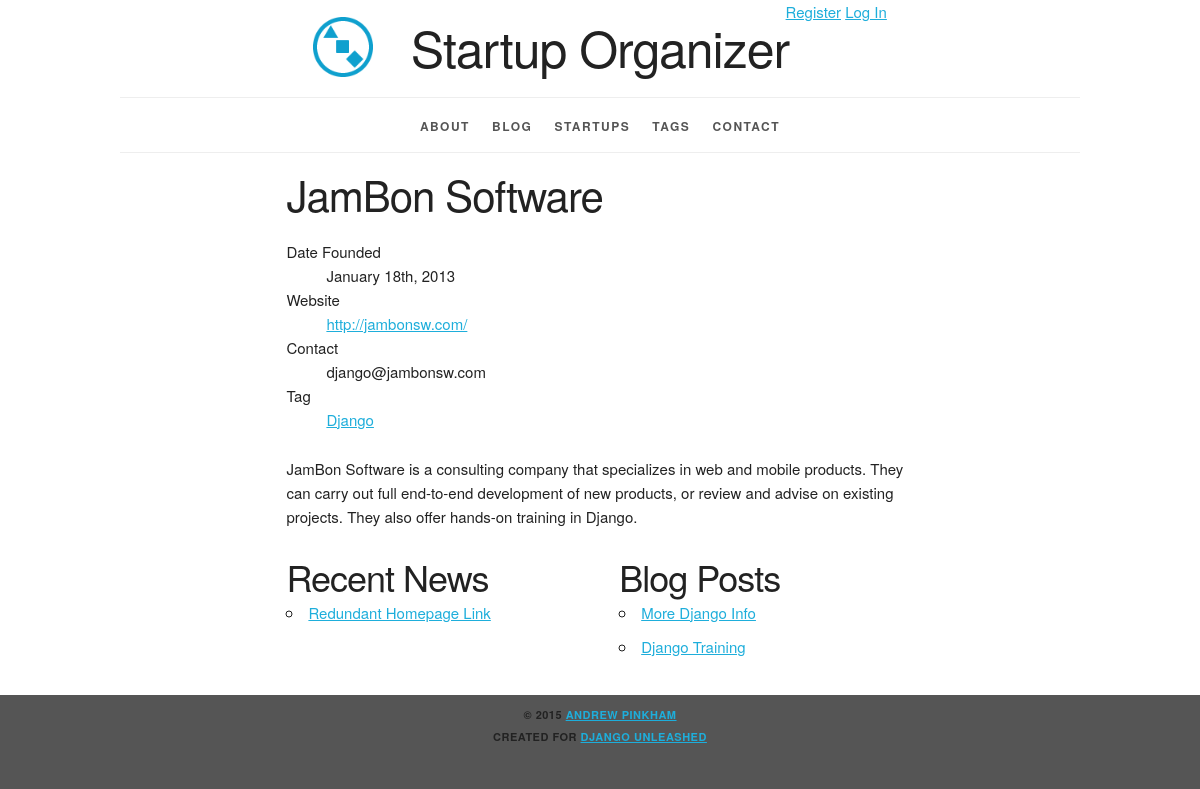
The app's page /startup/jambon-software/ with its own data.
### organizer/models.py (models this page shows, shortened)
class Startup(models.Model):
    name = models.CharField(
        max_length=31, db_index=True)
    slug = models.SlugField(
        max_length=31,
        unique=True,
        help_text='A label for URL config.')
    description = models.TextField()
    founded_date = models.DateField(
        'date founded')
    contact = models.EmailField()
    website = models.URLField(max_length=255)
    tags = models.ManyToManyField(Tag, blank=True)
    objects = StartupManager()
    class Meta:
        ordering = ['name']
        get_latest_by = 'founded_date'
    def published_posts(self):
        return self.blog_posts.filter(
            pub_date__lt=date.today())

class Tag(models.Model):
    name = models.CharField(
        max_length=31, unique=True)
    slug = models.SlugField(
        max_length=31,
        unique=True,
        help_text='A label for URL config.')
    objects = TagManager()
    class Meta:
        ordering = ['name']
    def get_absolute_url(self):
        return reverse('organizer_tag_detail',
                       kwargs={'slug': self.slug})

class NewsLink(models.Model):
    title = models.CharField(max_length=63)
    slug = models.SlugField(max_length=63)
    pub_date = models.DateField('date published')
    link = models.URLField(max_length=255)
    startup = models.ForeignKey(Startup)
    objects = NewsLinkManager()
    class Meta:
        verbose_name = 'news article'
        ordering = ['-pub_date']
        get_latest_by = 'pub_date'
        unique_together = ('slug', 'startup')
    def natural_key(self):
        return (
            self.startup.natural_key(),
            self.slug)
    natural_key.dependencies = [
        'organizer.startup']

### blog/models.py (models this page shows, shortened)
class Post(models.Model):
    title = models.CharField(max_length=63)
    slug = models.SlugField(
        max_length=63,
        help_text='A label for URL config',
        unique_for_month='pub_date')
    author = models.ForeignKey(
        settings.AUTH_USER_MODEL,
        related_name='blog_posts')
    text = models.TextField()
    pub_date = models.DateField(
        'date published',
        auto_now_add=True)
    tags = models.ManyToManyField(
        Tag,
        blank=True,
        related_name='blog_posts')
    startups = models.ManyToManyField(
        Startup,
        blank=True,
        related_name='blog_posts')
    objects = PostManager()
    class Meta:
        verbose_name = 'blog post'
        ordering = ['-pub_date', 'title']
        get_latest_by = 'pub_date'
        permissions = (
            ("view_future_post",
             "Can view unpublished Post"),
        )
    def get_absolute_url(self):
        return reverse(
            'blog_post_detail',
            kwargs={'year': self.pub_date.year,
                    'month': self.pub_date.month,
                    'slug': self.slug})
    def natural_key(self):
        return (
            self.pub_date,
            self.slug)
    natural_key.dependencies = [
        'organizer.startup',
        'organizer.tag',
        'user.user',
    ]

### organizer/views.py (the view)
class StartupDetail(DetailView):
    model = Startup

### organizer/templates/organizer/startup_detail.html (shortened to what this page needs)
{% extends parent_template|default:"organizer/base_organizer.html" %}
{% block content %}
<article>
  <div class="row">
  <div class="offset-by-two eight columns">
  <h2>{{ startup.name }}</h2>
  <dl>
    <dt>Date Founded</dt>
      <dd>{{ startup.founded_date|date:"F jS, Y" }}</dd>
    <dt>Website</dt>
      <dd>{{ startup.website|urlize }}</dd>
    <dt>Contact</dt>
      <dd>{{ startup.contact }}</dd>
      <dt>Tag{{ startup.tags.count|pluralize }}</dt>
        {% for tag in startup.tags.all %}
          <dd><a href="{{ tag.get_absolute_url }}">
            {{ tag.name|title }}
          </a></dd>
        {% endfor %}
  </dl>
  {{ startup.description|linebreaks }}
  </div></div>
  {% if startup.newslink_set.all or perms.blog.view_future_post and startup.blog_posts.all or startup.published_posts|length > 0 or perms.organizer.add_newslink %}
    <div class="row">
      {% if startup.newslink_set.all %}
        {% if perms.blog.view_future_post and startup.blog_posts.all or startup.published_posts|length > 0 %}
          <section class="meta offset-by-two one-third column">
        {% else %}
          <section class="meta offset-by-two two-thirds column">
        {% endif %}
            <h3>Recent News</h3>
            <ul>
              {% for newslink in startup.newslink_set.all %}
                <li>
                  <a href="{{ newslink.link }}">
                    {{ newslink.title|title }}</a>
                </li>
              {% endfor %}
            </ul>
          </section>
      {% endif %}
      {% if perms.blog.view_future_post and startup.blog_posts.all or startup.published_posts|length > 0 %}
        {% if startup.newslink_set.all or perms.organizer.add_newslink %}
          <section class="meta one-third column">
        {% else %}
          <section class="meta offset-by-two two-thirds column">
        {% endif %}
        {% if perms.blog.view_future_post and startup.blog_posts.all %}
            <h3>Blog Post{{ startup.blog_posts.all|pluralize }}</h3>
            <ul>
              {% for post in startup.blog_posts.all %}
                <li>
                  <a href="{{ post.get_absolute_url }}">
                    {{ post.title|title }}</a>
                </li>
              {% endfor %}
            </ul>
        {% elif startup.published_posts|length > 0 %}
            <h3>Blog Post{{ startup.published_posts|pluralize }}</h3>
            <ul>
              {% for post in startup.published_posts %}
                <li>
                  <a href="{{ post.get_absolute_url }}">
                    {{ post.title|title }}</a>
                </li>
              {% endfor %}
            </ul>
        {% endif %}
          </section>
      {% endif %}
    </div>
  {% endif %}
</article>
{% endblock %}

### static/site/skeleton.css (style rules this page uses)
.column, .columns { width: 100%; float: left; box-sizing: border-box; }
@media (min-width: 550px) { .column, .columns { margin-left: 4%; } }
@media (min-width: 550px) { .column:first-child, .columns:first-child { margin-left: 0; } }
@media (min-width: 550px) { .eight.columns { width: 65.3333333333%; } }
@media (min-width: 550px) { .one-third.column { width: 30.6666666667%; } }
@media (min-width: 550px) { .offset-by-two.column, .offset-by-two.columns { margin-left: 17.3333333333%; } }
html { font-size: 62.5%; }
body { font-size: 1.5em; line-height: 1.6; font-weight: 400; font-family: "Raleway", "HelveticaNeue", "Helvetica Neue", Helvetica, Arial, sans-serif; color: #222; }
h1, h2, h3, h4, h5, h6 { margin-top: 0; margin-bottom: 2rem; font-weight: 300; }
h2 { font-size: 3.6rem; line-height: 1.25; letter-spacing: -.1rem; }
h3 { font-size: 3.0rem; line-height: 1.3; letter-spacing: -.1rem; }
@media (min-width: 550px) { h2 { font-size: 4.2rem; } }
@media (min-width: 550px) { h3 { font-size: 3.6rem; } }
p { margin-top: 0; }
a { color: #1EAEDB; }
ul { list-style: circle inside; }
ol, ul { padding-left: 0; margin-top: 0; }
li { margin-bottom: 1rem; }
pre, blockquote, dl, figure, table, p, ul, ol, form { margin-bottom: 2.5rem; }
.container:after, .row:after, .u-cf { content: ""; display: table; clear: both; }

### static/site/style.css (style rules this page uses)
html { height: 100%; background-color: #555; }
body { background-color: white; }
article h3 { margin: 0; padding: 0; }

### records on screen
Startup: name "JamBon Software", founded_date "January 18th, 2013", website "http://jambonsw.com/", contact "django@jambonsw.com", description "JamBon Software is a consulting company that specializes in web and mobile products. They can carry out full end-to-end development of new products, or review and advise on existing projects. They also offer hands-on training in Django."
Tag: name "Django"
NewsLink: title "Redundant Homepage Link"
Post: title "More Django Info"
Post: title "Django Training"
